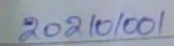
#> input picture Updated/Attendance Sheet Images/6.PNG, 174 x 46 px, found by its file name
$ jupyter execute --allow-errors code200523.ipynb   (text cells are left out)
#> lines starting #> are read from the running program, lines starting #| are printed output that depends on the picture
[cell 1]
import cv2
print(cv2.__version__)
import pytesseract

pytesseract.pytesseract.tesseract_cmd = "C:\\Program Files\\Tesseract-OCR\\tesseract.exe"

[cell 2]
import matplotlib.pyplot as plt

[cell 3]
path = "C:\\Users\\hp\\Google Drive\\Fiverr Work\\2022\\37. Examination Answer Sheet Marks Entrance Using OCR\\Updated\\Attendance Sheet Images"
img = cv2.imread(path+"\\6.png")
#> img is the input picture: shape (46, 174, 3); mean B, G, R 173.8, 156.1, 148.6
img = cv2.cvtColor(img, cv2.COLOR_BGR2GRAY)
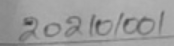
#> img: shape (46, 174); min 56, max 182, mean 155.9
_, img = cv2.threshold(img, 160, 100, cv2.THRESH_TOZERO_INV)
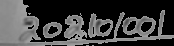
#> img: shape (46, 174); min 0, max 160, mean 62.2
plt.figure(figsize=(7,7))
plt.imshow(img, cmap=plt.cm.gray)
plt.show()

[cell 4]
confg = r'--oem 3 --psm 6 outputbase digits'
#> (the rest of this cell did not finish here and is left out)

[cell 5]
# pytesseract deals with RGB images so we have to convert to RGB as opencv reads in BGR format
RGBimg = cv2.cvtColor(img, cv2.COLOR_BGR2RGB)
newImg = RGBimg.copy()
digitImg = RGBimg.copy()

[cell 6]
confg = r'--oem 3 --psm 6 outputbase digits'
#> (the rest of this cell did not finish here and is left out)

[cell 7]
imageH, imageW, _ = RGBimg.shape
#> imageH = 46; imageW = 174

[cell 8]
import cv2 as cv

#> (a cell that did not finish here is left out)

[cell 10]
import cv2

cap = cv2.VideoCapture(0)

while True:

    _, frame = cap.read()
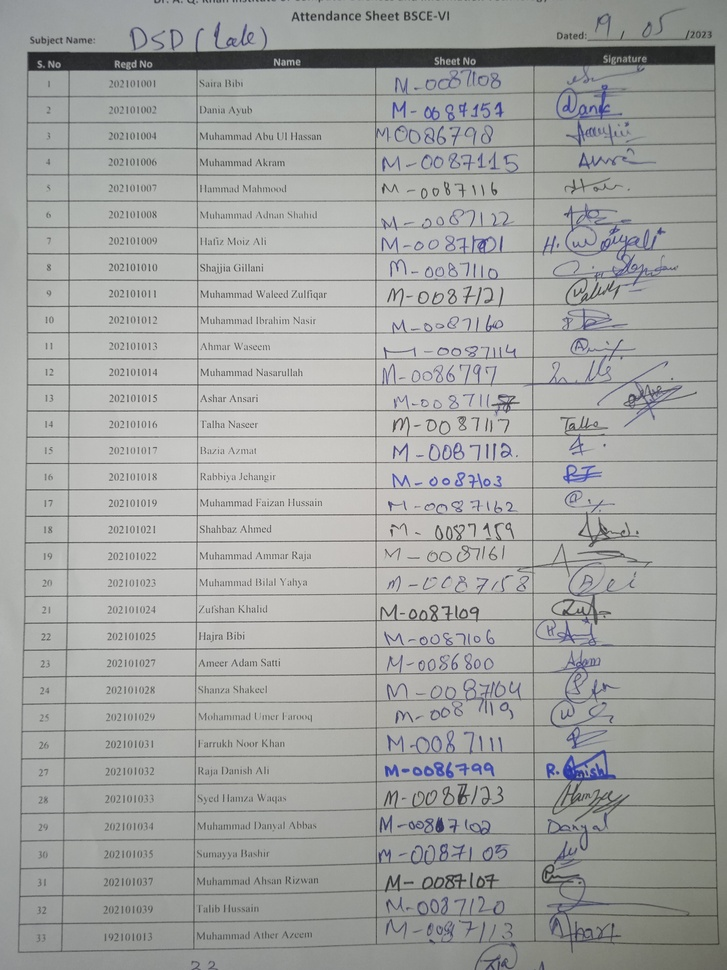
#> input picture Updated/Attendance Sheet Images/01.jpg, 727 x 970 px, shrunk from 3120 x 4160 before the run, given in place of the camera
#> frame is the input picture: shape (970, 727, 3); mean B, G, R 162.1, 164.1, 162.7
    # frame = cv2.flip(frame, 1)

    cv2.imshow("image", frame)

    key = cv2.waitKey(1)
#> (key q is pressed here)

    if key == ord("s"):
        cv2.imwrite("image.jpg", frame)
    elif key == ord("q"):
        break

cap.release()
cv2.destroyAllWindows()
